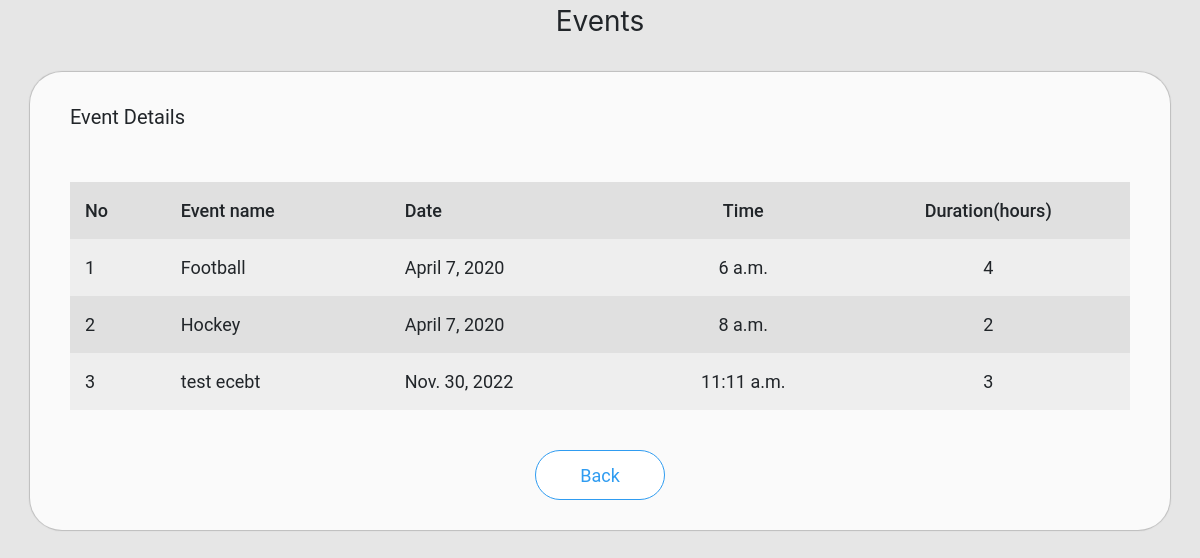
/scm/user_event (signed in), run on the app's committed database.
### scmapp/models.py (models this page shows)
class Event(models.Model):
    eid = models.AutoField(primary_key=True)
    name = models.CharField(max_length=20)
    date = models.DateField()
    time = models.TimeField()
    duration = models.IntegerField()

### scmapp/views.py (the view)
def user_event(request):
    if 'uname' in request.session:
        event = Event.objects.all()
        data = {'event':event}
        return render(request,'user_event.html',context=data)
    else:
        data = {'status':'You need to login first'}
        return render(request,'registration.html',context=data)

### templates/user_event.html (shortened to what this page needs)
<!DOCTYPE html>
{% load static %}
<html>
<head>
  <link rel="stylesheet" href="https://stackpath.bootstrapcdn.com/bootstrap/4.4.1/css/bootstrap.min.css">
  <link rel="stylesheet" href="{% static 'css/admin_event.css' %}">
</head>
<body>
<div class="container-fluid header text-center">
  Events
</div>
<div class="container box">
  Event Details
  <table>
    <tr>
      <td>No</td>
      <td>Event name</td>
      <td>Date</td>
      <td>Time</td>
      <td>Duration(hours)</td>
    </tr>
    {% for e in event %}
      <tr>
        <td>{{ forloop.counter }}</td>
        <td>{{ e.name}}</td>
        <td>{{ e.date }}</td>
        <td>{{ e.time }}</td>
        <td>{{ e.duration }}</td>
      </tr>
    {% empty %}
      <tr>
        <td colspan="5" align="center">No events</td>
      </tr>
    {% endfor %}
  </table>
  <div class="footer">
    <a href="{% url 'scmapp:user_home' %}""><button>Back</button></a>
  </div>
</div>
</body>
</html>

### static/css/admin_event.css (style rules this page uses)
body { background-color: #e6e6e6; }
.header { margin: 30 0px 0px 0px; font-size: 28px; }
.container { width: 100%; }
.box { margin-top: 30px; margin-bottom: 50px; background-color: #fafafa; font-family: 'Roboto'; font-size: 20px; padding: 30px 40px 30px 40px; border-radius: 32px; -webkit-box-shadow:0px 0px 1px 1px #bdbdbd; }
.box button { width: 130px; height: 50px; margin: 0px; background-color: #fff; outline: none; border:1.5px solid #2f9cf1; border-radius: 64px; font-size: 18px; color:#2f9cf1; }
.box table { margin:50px 0px 0px 0px; width:100%; }
.box td { padding:15px; }
.box tr { font-size: 18px; }
.box tr:nth-child(1) { font-size: 18px; font-weight: 500; background-color: #a9a9a9; }
.box tr:nth-child(even) { background-color: #eeeeee; }
.box tr:nth-child(odd) { background-color: #e0e0e0; }
.box td:nth-child(4) { text-align: center; }
.box td:nth-child(5) { text-align: center; }
.footer { margin:40px 0px 0px 0px; height: 50px; text-align: center; }

### data on the page
Event: name "Football", date "April 7, 2020", time "6 a.m.", duration "4"
Event: name "Hockey", date "April 7, 2020", time "8 a.m.", duration "2"
Event: name "test ecebt", date "Nov. 30, 2022", time "11:11 a.m.", duration "3"
